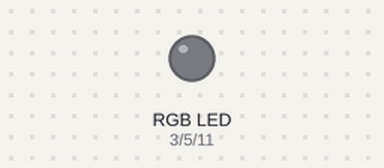
Simulated run of this sketch. Board: Arduino Uno, built with avr-gcc and run on an emulated ATmega328P. On the bench: an RGB LED mixed from three pins (HIGH = lit). What the sketch prints to the serial monitor is not drawn.

Above: at 10.4 s.
Timing chart, 0 to 40.0 s (numbered marks = the images above):
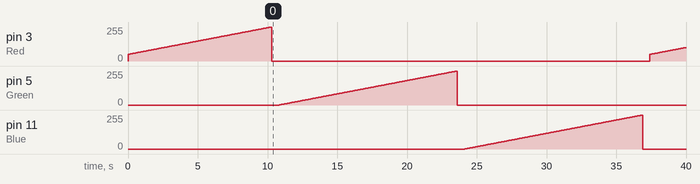

The sketch:

a3.ino
```cpp
void setup() {
  Serial.begin(9600);
  pinMode(3, OUTPUT); // Red
  pinMode(5, OUTPUT); // Green
  pinMode(11, OUTPUT); // Blue
}

void loop() {
  Serial.println("\nRed Lignt:ON");
  for(int i=50; i<=255; i++){
    analogWrite(3, i);
    delay(50);
  }
  analogWrite(3, 0);
  delay(500);
  Serial.println("\nGreen Lignt:ON");
  for(int i=0; i<=255; i++){
    analogWrite(5, i);
    delay(50);
  }
  analogWrite(5, 0);
  delay(500);
  Serial.println("\nBlue Lignt:ON");
  for(int i=0; i<=255; i++){
    analogWrite(11, i);
    delay(50);
  }
  analogWrite(11, 0);
  delay(500);
}
```

Measured:
- by itself, pin 5 (Green), pin 11 (Blue): rises from 0/255 to 255/255 in 12.7 s, then falls to 0/255 in 0.05 s
